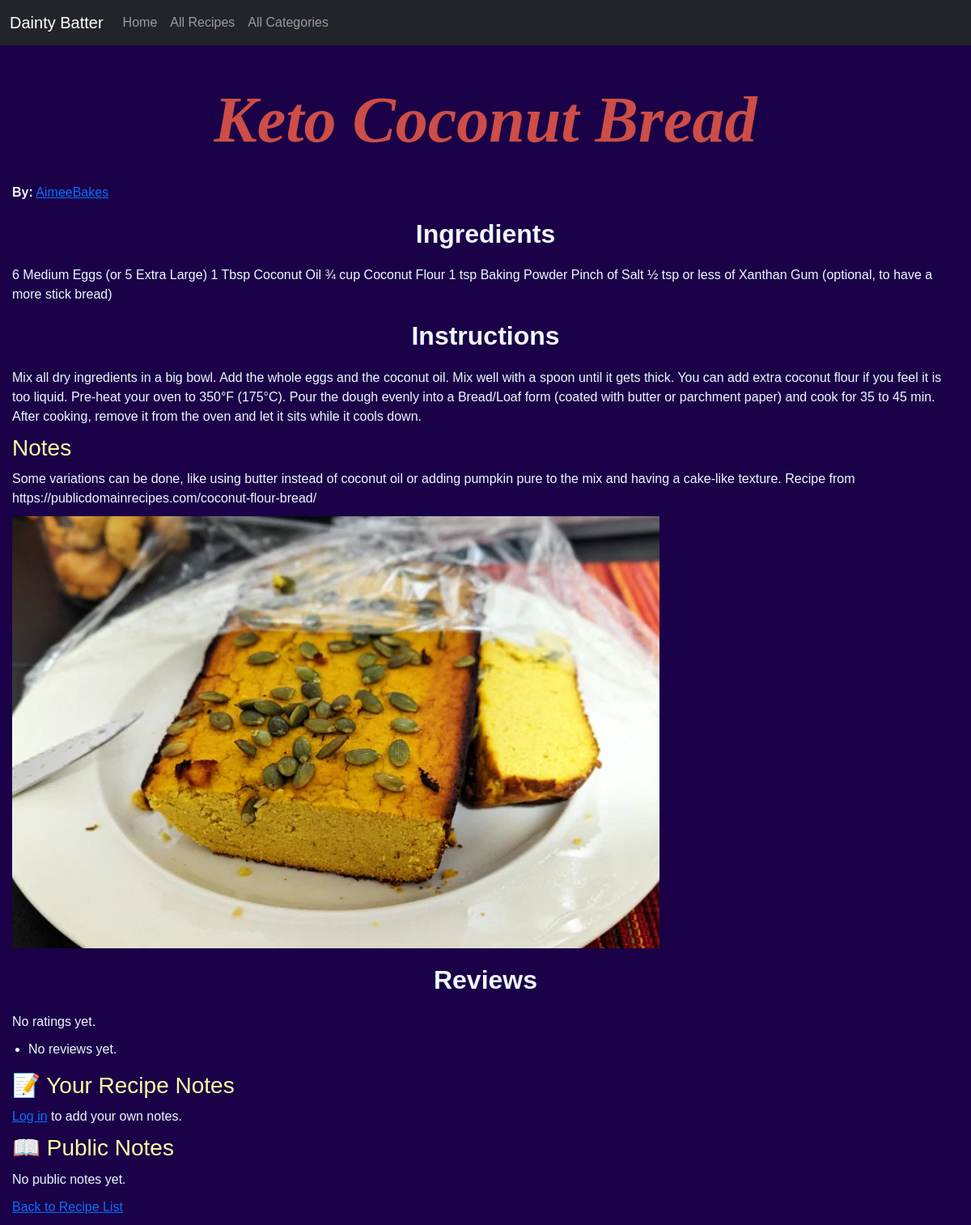
The app's page /recipes/0cc1be85-cf67-499f-8835-6cd14593b57b/ with its own data.
### catalog/models.py (models this page shows, shortened)
class Recipe(models.Model):
    recipe_id = models.UUIDField(primary_key=True, default=uuid.uuid4, editable=False)
    title = models.CharField(max_length=200)
    user = models.ForeignKey(settings.AUTH_USER_MODEL, on_delete=models.RESTRICT, null=True)
    ingredients = models.TextField(
        max_length=1000,
        help_text='Enter the ingredients in quantity + ingredient format, e.g., "4 tbsp sugar".'
    )
    instructions = models.TextField(
        'Instructions',
        blank=False,
        null=False,
        help_text='Enter the recipe instructions.'
    )
    notes = models.TextField(blank=True, null=True)
    category = models.ManyToManyField(Category, help_text='Select a category for this recipe')
    created_at = models.DateTimeField(auto_now_add=True)
    updated_at = models.DateTimeField(auto_now=True)
    photo = models.ImageField(upload_to='recipe_pics/', blank=True, null=True)
    rating = models.FloatField()
    @property
    def average_rating(self):
        reviews = self.reviews.all()
        if reviews.exists():
            return round(sum([r.rating for r in reviews]) / reviews.count(), 1)
        return None

### catalog/views.py (the view)
# urls.py: path('recipes/<uuid:pk>/', views.RecipeDetailView.as_view(), name='recipe_detail'),
class RecipeDetailView(generic.DetailView):
    model = Recipe
    template_name = 'recipes/recipe_details.html'
    context_object_name = 'recipe'
    def get_context_data(self, **kwargs):
        context = super().get_context_data(**kwargs)
        context['reviews'] = self.object.reviews.all()
        context['average_rating'] = self.object.average_rating
        context['notes'] = RecipeNote.objects.filter(recipe=self.object, is_public=True)
        return context

### catalog/templates/recipes/recipe_details.html (shortened to what this page needs)
{% extends "base.html" %}
{% load static %}
{% block content %}
  <h1>{{ recipe.title }}</h1>
  <p>
    <strong>By:</strong>
    <a href="{% url 'user_detail' recipe.user.id %}">{{ recipe.user.username }}</a>
  </p>
  <h2>Ingredients</h2>
  <p>{{ recipe.ingredients }}</p>
  <h2>Instructions</h2>
  <p>{{ recipe.instructions }}</p>
  {% if recipe.notes %}
    <h3>Notes</h3>
    <p>{{ recipe.notes }}</p>
  {% endif %}
  {% if recipe.photo %}
    <img
      class="responsive-img"
      src="{{ recipe.photo.url }}"
      alt="Photo of {{ recipe.title }}"
    >
  {% endif %}
  <h2>Reviews</h2>
  {% if recipe.average_rating %}
    <p>Average Rating: {{ recipe.average_rating|floatformat:1 }} stars</p>
  {% else %}
    <p>No ratings yet.</p>
  {% endif %}
  <ul>
    {% for review in reviews %}
      <li>
        <strong>{{ review.user.username }}</strong> rated this recipe {{ review.rating }} stars.
        {% if review.comment %}
          <p>{{ review.comment }}</p>
        {% endif %}
        <p><em>Reviewed on {{ review.created_at|date:"M d, Y" }}</em></p>
      </li>
    {% empty %}
      <li>No reviews yet.</li>
    {% endfor %}
  </ul>
  <h3>📝 Your Recipe Notes</h3>
  {% if user.is_authenticated %}
    <form method="post">
      {% csrf_token %}
      {{ form.as_p }}
      <button type="submit" name="save_note" class="btn">Save Note</button>
    </form>
  {% else %}
    <p>
      <a href="{% url 'login' %}">Log in</a> to add your own notes.
    </p>
  {% endif %}
  <h3>📖 Public Notes</h3>
  {% for note in notes %}
    <p>
      <strong>{{ note.user.username }}</strong>: {{ note.note }}
    </p>
  {% empty %}
    <p>No public notes yet.</p>
  {% endfor %}
  <p><a href="{% url 'recipe_list' %}">Back to Recipe List</a></p>
{% endblock %}

### catalog/static/style.css (style rules this page uses)
body { background-color: #1A0148; color: aliceblue; text-align: inherit; font-family: "Montserrat", sans-serif; margin: 0; padding: 0; }
h1 { color: #CE4D47; text-align: center; font-family: "Brush Script MT", cursive; font-size: 5em; font-weight: 550; font-style: italic; margin: 0; padding: 20px 0; }
h2 { color: aliceblue; text-align: center; font-family: "Montserrat", sans-serif; font-weight: 600; margin: 20px 0; }
h3 { color: #FFFFA5; text-align: justify; font-family: "Source Sans 3", sans-serif; font-weight: 400; margin: 10px 0; }
p { color: aliceblue; font-family: "Montserrat", sans-serif; margin: 10px 0; }
ul { color: aliceblue; font-family: "Montserrat", sans-serif; padding-left: 20px; }
.responsive-img { max-width: 100%; height: auto; }

### records on screen
Recipe: title "Keto Coconut Bread", user.username "AimeeBakes", ingredients "6 Medium Eggs (or 5 Extra Large) 1 Tbsp Coconut Oil ¾ cup Coconut Flour 1 tsp Baking Powder Pinch of Salt ½ tsp or less of Xanthan Gum (optional, to have a more stick bread)", instructions "Mix all dry ingredients in a big bowl. Add the whole eggs and the coconut oil. Mix well with a spoon until it gets thick. You can add extra coconut flour if you feel it is too liquid. Pre-heat your oven to 350°F (175°C). Pour the dough evenly into a Bread/Loaf form (coated with butter or parchment paper) and cook for 35 to 45 min. After cooking, remove it from the oven and let it sits while it cools down.", notes "Some variations can be done, like using butter instead of coconut oil or adding pumpkin pure to the mix and having a cake-like texture. Recipe from https://publicdomainrecipes.com/coconut-flour-bread/", photo (picture)
